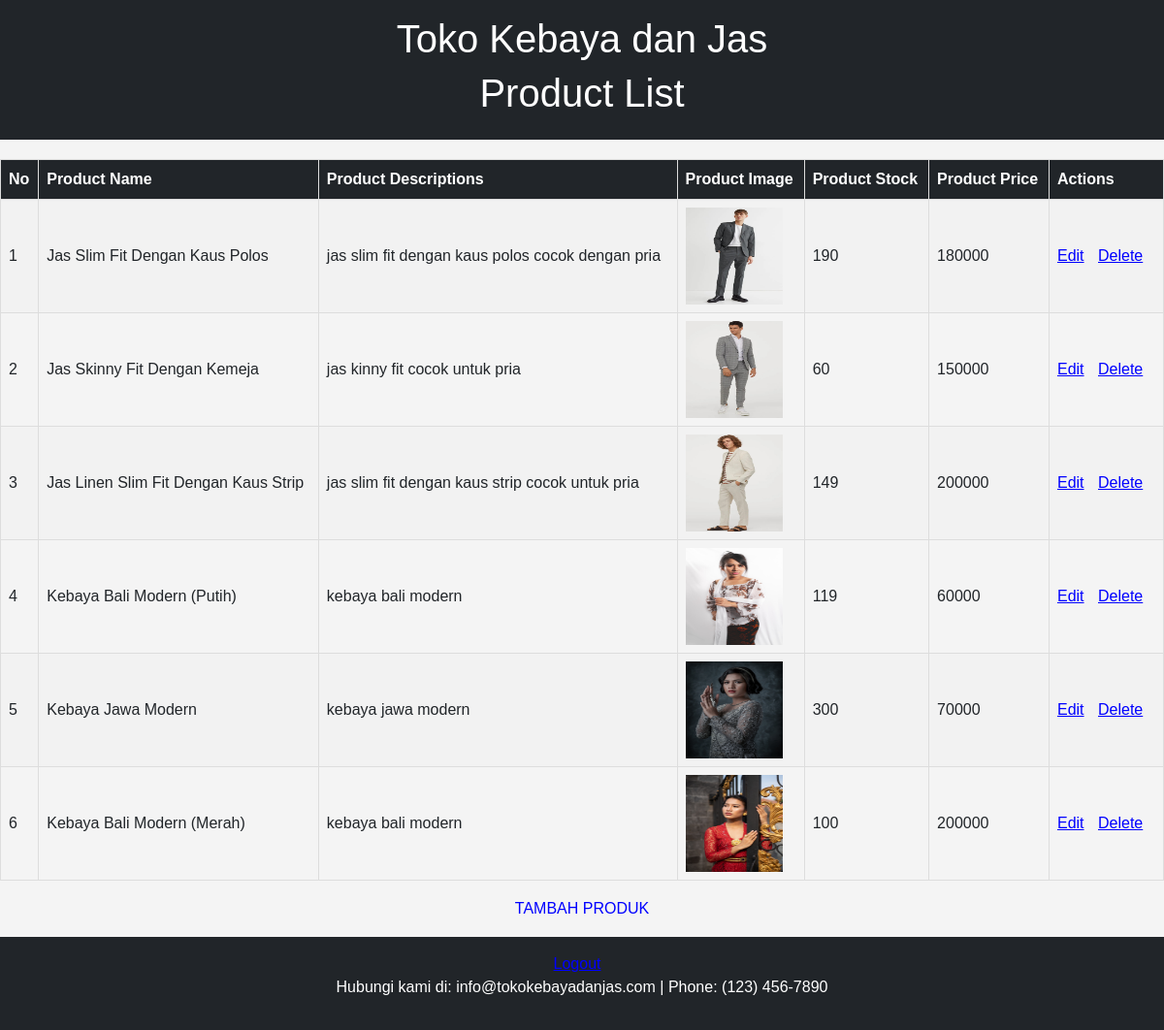
Page /AdminSide/home.php on the earlier database version.
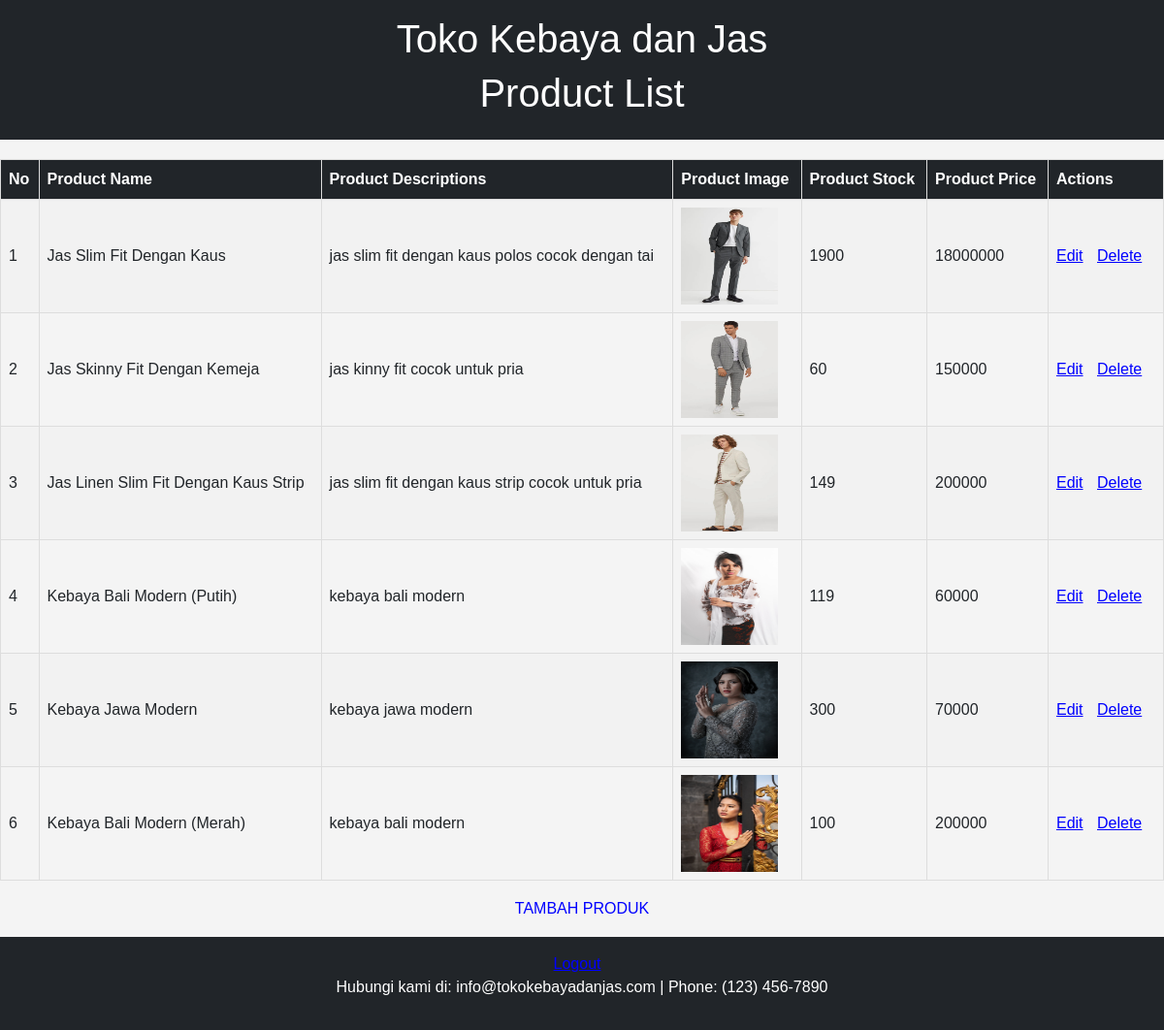
Same page on the later database version.
### tables this page shows
CREATE TABLE `tb_product` (
  `product_id` int(11) NOT NULL,
  `product_name` varchar(255) DEFAULT NULL,
  `product_desc` varchar(255) DEFAULT NULL,
  `product_thumb` varchar(255) DEFAULT NULL,
  `product_stok` int(100) DEFAULT NULL,
  `product_price` int(100) DEFAULT NULL
);

### AdminSide/Product.php (called while the page is built, shortened)
<?php
class Product extends Connect{
    public function readProduct(){
        $conn = $this->getConnection();
        $query = "SELECT * FROM tb_product";
        $result = $conn->query($query);
        $product = $result->fetchAll();
        return $product;
        }
}
?>

### AdminSide/home.php (the view, shortened to what this page needs)
<?php
require_once 'Product.php';
require_once 'header.php';
$product = new Product;
$product = $product->readProduct();
?>
<!DOCTYPE html>
<html lang="en">
<head>
</head>
<body>
    <header>
        <h1 style="color: white;">Toko Kebaya dan Jas</h1>
        <h1 style="color: white;">Product List</h1>
    </header>
    <table border="1" cellpadding = '10' cellspacing = '0'>
        <tr>
            <th> No </th>
            <th> Product Name</th>
            <th> Product Descriptions</th>
            <th> Product Image </th>
            <th> Product Stock</th>
            <th> Product Price</th>
            <th> Actions</th>
        </tr>
        <?php $i =1;?>
        <?php foreach($product as $row): ?>
        <tr>
            <td><?= $i; ?></td>
            <td><?= $row['product_name']; ?></td>
            <td><?= $row['product_desc']; ?></td>
            <td><img src="../assets/img/<?= $row['product_thumb'] ?>" width="100px" height="100px"></td>
            <td><?= $row['product_stok']; ?></td>
            <td><?= $row['product_price']; ?></td>
            <td>
               <a href="editProduct?product_id=<?=$row['product_id'];?>">Edit</a>
               <a href="product-delete.php?product_id=<?=$row['product_id'];?>" onclick="return confirm('are you sure?');">Delete</a>
            </td>
            <?php $i++?>
        </tr>
        <?php endforeach; ?>
    </table>
    <div class="container">
                <a href="addProduct.php" class="btn btn-md">TAMBAH PRODUK</a>
    </div>
    <footer>
        <a href="../auth/loginAdmin.php">Logout</a>
        <p>Hubungi kami di: info@tokokebayadanjas.com | Phone: (123) 456-7890</p>
    </footer>

### AdminSide/header.php (shortened to what this page needs)
<!DOCTYPE html>
<html lang="en">
<head>
    <link rel="stylesheet" href="	https://cdn.jsdelivr.net/npm/bootstrap@5.3.2/dist/css/bootstrap.min.css">
    <link rel="stylesheet" href="../css/style.css">
</head>

### assets/css/style.css (style rules this page uses)
* { margin: 0; padding: 0; font-family: sans-serif; box-sizing: border-box; }
html { scroll-behavior: smooth; }

### AdminSide/home.php (style rules this page uses)
body { font-family: Arial, sans-serif; background-color: white; margin: 0; padding: 0; }
h1, .form { color: #4F6F52; }
a { color: blue; margin-right: 10px; text-align: center; }
table { width: 100%; border-collapse: collapse; margin-top: 20px; }
th, td { border: 1px solid #ddd; padding: 8px; text-align: left; }
th { background-color: #212529; color: white; }
tr:nth-child(even) { background-color: #f2f2f2; }
header { background-color: #212529; color: #fff; padding: 1em; text-align: center; }
body { font-family: 'Arial', sans-serif; margin: 0; padding: 0; background-color: #f4f4f4; }
footer { background-color: #212529; color: #fff; text-align: center; padding: 1em; bottom: 0; width: 100%; }
.container { text-align: center; }
.container a { display: block; margin: 10px; color: blue ; }

Differences in the rows shown:
changed tb_product: product_name "Jas Slim Fit Dengan Kaus Polos" → "Jas Slim Fit Dengan Kaus"; product_desc "jas slim fit dengan kaus polos cocok dengan pria" → "jas slim fit dengan kaus polos cocok dengan tai"; product_stok "190" → "1900"; product_price "180000" → "18000000"
